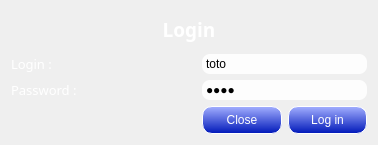
<?xml version="1.0" encoding="UTF-8"?>
<ui version="4.0">
 <class>LoginWindow</class>
 <widget class="QDialog" name="LoginWindow">
  <property name="geometry">
   <rect>
    <x>0</x>
    <y>0</y>
    <width>378</width>
    <height>145</height>
   </rect>
  </property>
  <property name="windowTitle">
   <string>Login</string>
  </property>
  <property name="styleSheet">
   <string notr="true">LoginWindow 
{
	border-image: url(./Img/wallpaper-16618.jpg);
}</string>
  </property>
  <layout class="QGridLayout" name="gridLayout">
   <item row="0" column="0" colspan="3">
    <widget class="QLabel" name="loginTitleLabel">
     <property name="font">
      <font>
       <family>MS Reference Sans Serif</family>
       <pointsize>14</pointsize>
       <weight>75</weight>
       <bold>true</bold>
      </font>
     </property>
     <property name="styleSheet">
      <string notr="true">color: rgb(255, 255, 255);</string>
     </property>
     <property name="text">
      <string>Login</string>
     </property>
     <property name="alignment">
      <set>Qt::AlignCenter</set>
     </property>
    </widget>
   </item>
   <item row="2" column="0">
    <widget class="QLabel" name="passwordLabel">
     <property name="font">
      <font>
       <family>MS Reference Sans Serif</family>
       <pointsize>10</pointsize>
      </font>
     </property>
     <property name="styleSheet">
      <string notr="true">color: rgb(255, 255, 255);</string>
     </property>
     <property name="text">
      <string>Password :</string>
     </property>
    </widget>
   </item>
   <item row="1" column="0">
    <widget class="QLabel" name="loginLabel">
     <property name="font">
      <font>
       <family>MS Reference Sans Serif</family>
       <pointsize>10</pointsize>
      </font>
     </property>
     <property name="styleSheet">
      <string notr="true">color: rgb(255, 255, 255);</string>
     </property>
     <property name="text">
      <string>Login :</string>
     </property>
    </widget>
   </item>
   <item row="3" column="2">
    <widget class="QPushButton" name="loginPushButton">
     <property name="styleSheet">
      <string notr="true">QPushButton#loginPushButton
{
	color: rgb(255, 255, 255);
	background-color: qlineargradient(spread:pad, x1:1, y1:1, x2:1, y2:0, stop:0 rgba(0, 24, 185, 255), stop:1 rgba(163, 175, 255, 255));
	border-style: outset;
	border-width: 1px;
	border-radius: 10px;
	border-color: rgb(255, 255, 255);
	min-width: 4em;
	padding: 6px;
}

QPushButton#loginPushButton:hover
{
	background-color: qradialgradient(spread:pad, cx:0.5, cy:0.5, radius:0.5, fx:0.5, fy:0.5, stop:0 rgba(0, 148, 255, 255), stop:1 rgba(0, 8, 84, 255));
	border-style: inset;
}

 QPushButton#loginPushButton:pressed 
{
	background-color: qlineargradient(spread:pad, x1:0, y1:0, x2:0, y2:1, stop:0 rgba(0, 56, 183, 255), stop:1 rgba(135, 172, 255, 255));
     border-style: inset;
 }

</string>
     </property>
     <property name="text">
      <string>Log in</string>
     </property>
    </widget>
   </item>
   <item row="3" column="0">
    <widget class="QLabel" name="serverResponseLabel">
     <property name="minimumSize">
      <size>
       <width>185</width>
       <height>0</height>
      </size>
     </property>
     <property name="font">
      <font>
       <family>MS Reference Sans Serif</family>
       <pointsize>10</pointsize>
       <weight>75</weight>
       <bold>true</bold>
      </font>
     </property>
     <property name="styleSheet">
      <string notr="true">color: rgb(255, 255, 255);</string>
     </property>
     <property name="text">
      <string/>
     </property>
    </widget>
   </item>
   <item row="2" column="1" colspan="2">
    <widget class="QLineEdit" name="passwordLineEdit">
     <property name="styleSheet">
      <string notr="true">background-color: rgba(255, 255, 255, 230);
border-width: 2px;
border-radius: 8px;
border-color: rgb(0, 0, 0);
min-width: 10em;
padding: 2px;</string>
     </property>
     <property name="inputMask">
      <string/>
     </property>
     <property name="text">
      <string>poil</string>
     </property>
     <property name="maxLength">
      <number>256</number>
     </property>
     <property name="echoMode">
      <enum>QLineEdit::Password</enum>
     </property>
    </widget>
   </item>
   <item row="1" column="1" colspan="2">
    <widget class="QLineEdit" name="loginLineEdit">
     <property name="styleSheet">
      <string notr="true">background-color: rgba(255, 255, 255, 230);
border-width: 2px;
border-radius: 8px;
border-color: rgb(0, 0, 0);
min-width: 10em;
padding: 2px;</string>
     </property>
     <property name="text">
      <string>toto</string>
     </property>
     <property name="maxLength">
      <number>256</number>
     </property>
    </widget>
   </item>
   <item row="3" column="1">
    <widget class="QPushButton" name="closePushButton">
     <property name="styleSheet">
      <string notr="true">QPushButton#closePushButton
{
	color: rgb(255, 255, 255);
	background-color: qlineargradient(spread:pad, x1:1, y1:1, x2:1, y2:0, stop:0 rgba(0, 24, 185, 255), stop:1 rgba(163, 175, 255, 255));
	border-style: outset;
	border-width: 1px;
	border-radius: 10px;
	border-color: rgb(255, 255, 255);
	min-width: 4em;
	padding: 6px;
}

QPushButton#closePushButton:hover
{
	background-color: qradialgradient(spread:pad, cx:0.5, cy:0.5, radius:0.5, fx:0.5, fy:0.5, stop:0 rgba(0, 148, 255, 255), stop:1 rgba(0, 8, 84, 255));
	border-style: inset;
}

 QPushButton#closePushButton:pressed 
{
	background-color: qlineargradient(spread:pad, x1:0, y1:0, x2:0, y2:1, stop:0 rgba(0, 56, 183, 255), stop:1 rgba(135, 172, 255, 255));
     border-style: inset;
 }

</string>
     </property>
     <property name="text">
      <string>Close</string>
     </property>
    </widget>
   </item>
  </layout>
 </widget>
 <layoutdefault spacing="6" margin="11"/>
 <tabstops>
  <tabstop>loginLineEdit</tabstop>
  <tabstop>passwordLineEdit</tabstop>
  <tabstop>loginPushButton</tabstop>
  <tabstop>closePushButton</tabstop>
 </tabstops>
 <resources/>
 <connections/>
</ui>
